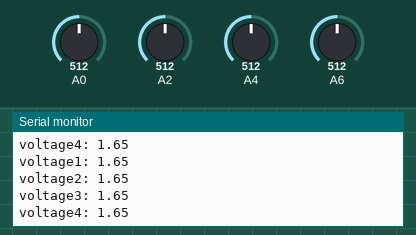
Bench run of a sketch on a simulated Arduino Nano, built with avr-gcc and run on an emulated ATmega328P. Shown: the last lines printed to the serial monitor. The test bench sets the inputs (shaded band); at power-on: A0 = 512, A2 = 512, A4 = 512, A6 = 512.

Above: at 1.2 s.
1.3 s: A0 set to 716
At 1.34 s:
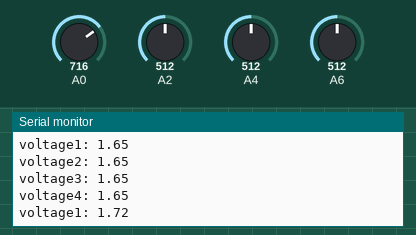
2.8 s: A2 set to 716
At 2.88 s:
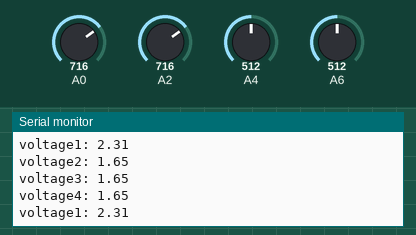
4.3 s: A4 set to 716
At 4.42 s:
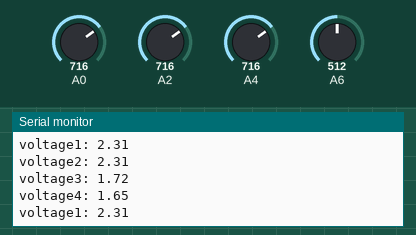
5.8 s: A6 set to 716
At 5.85 s:
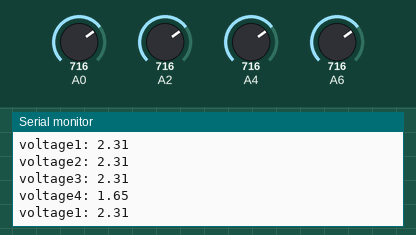
7.3 s: A0 set to 992
At 7.39 s:
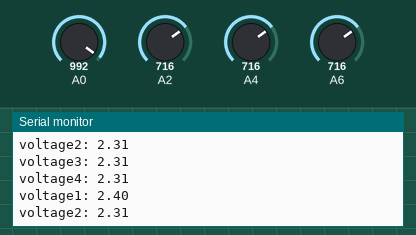
8.8 s: A2 set to 992
At 8.82 s:
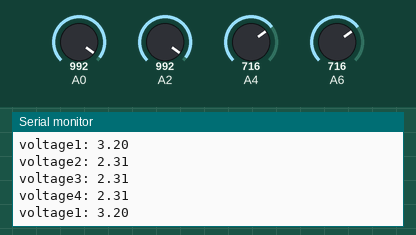
Timing chart, 0 to 11.8 s (numbered marks = the images above; inputs shaded):
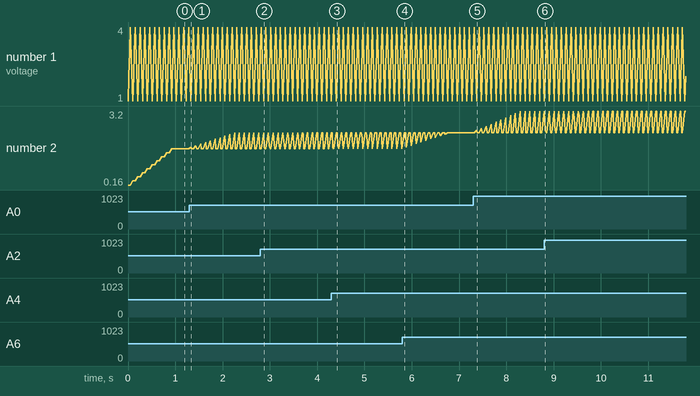

The sketch:

strain_filtered_gpt.ino
```cpp
const int numReadings = 10; // Number of readings for the moving average

int readings1[numReadings]; // Array to store readings for strain1
int readings2[numReadings]; // Array to store readings for strain2
int readings3[numReadings]; // Array to store readings for strain3
int readings4[numReadings]; // Array to store readings for strain4

int readIndex1 = 0; // Index of the current reading for strain1
int readIndex2 = 0; // Index of the current reading for strain2
int readIndex3 = 0; // Index of the current reading for strain3
int readIndex4 = 0; // Index of the current reading for strain4

int total1 = 0; // Sum of the readings for strain1
int total2 = 0; // Sum of the readings for strain2
int total3 = 0; // Sum of the readings for strain3
int total4 = 0; // Sum of the readings for strain4

int average1 = 0; // Average of the readings for strain1
int average2 = 0; // Average of the readings for strain2
int average3 = 0; // Average of the readings for strain3
int average4 = 0; // Average of the readings for strain4

void setup() {
  // initialize serial communication at 9600 bits per second:
  Serial.begin(9600);

  // Initialize all the readings to 0
  for (int i = 0; i < numReadings; i++) {
    readings1[i] = 0;
    readings2[i] = 0;
    readings3[i] = 0;
    readings4[i] = 0;
  }
}

void loop() {
  // Read the input on analog pins
  int strain1 = analogRead(A0);
  int strain2 = analogRead(A2);
  int strain3 = analogRead(A4);
  int strain4 = analogRead(A6);

  // Update the total by subtracting the last reading and adding the new reading
  total1 = total1 - readings1[readIndex1] + strain1;
  total2 = total2 - readings2[readIndex2] + strain2;
  total3 = total3 - readings3[readIndex3] + strain3;
  total4 = total4 - readings4[readIndex4] + strain4;

  // Store the new reading
  readings1[readIndex1] = strain1;
  readings2[readIndex2] = strain2;
  readings3[readIndex3] = strain3;
  readings4[readIndex4] = strain4;

  // Advance to the next position in the arrays
  readIndex1 = (readIndex1 + 1) % numReadings;
  readIndex2 = (readIndex2 + 1) % numReadings;
  readIndex3 = (readIndex3 + 1) % numReadings;
  readIndex4 = (readIndex4 + 1) % numReadings;

  // Calculate the averages
  average1 = total1 / numReadings;
  average2 = total2 / numReadings;
  average3 = total3 / numReadings;
  average4 = total4 / numReadings;

  // Convert the analog reading (which goes from 0 - 1023) to a voltage (0 - 3.3V)
  float voltage1 = average1 * (3.3 / 1023.0);
  float voltage2 = average2 * (3.3 / 1023.0);
  float voltage3 = average3 * (3.3 / 1023.0);
  float voltage4 = average4 * (3.3 / 1023.0);

  // Print out the values
  Serial.print("voltage1: ");
  Serial.println(voltage1);
  Serial.print("voltage2: ");
  Serial.println(voltage2);
  Serial.print("voltage3: ");
  Serial.println(voltage3);
  Serial.print("voltage4: ");
  Serial.println(voltage4);

  delay(100); // Delay for stability
}
```

Measured:
- after the input at 1.3 s, the serial monitor: prints a new line at once (image 1)
- after the input at 4.3 s, the serial monitor: prints a new line at once (image 3)
- after the input at 7.3 s, the serial monitor: prints a new line after 0.07 s (image 5)
